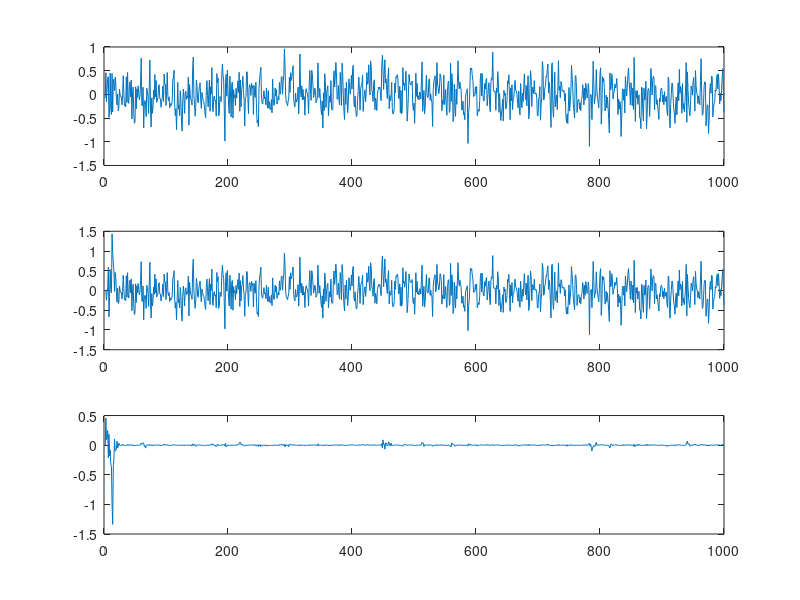

The MATLAB script that drew this image:
N = 1000;
nCoefs = 2;
x = randn(N,1);
wIdeal = [0.1,0.3];
d = filter(wIdeal,[1],x)+0.0*randn(N,1);
w = zeros(length(d),nCoefs);
e = zeros(length(d),1);
y = zeros(length(d),1);
buf = d(1:nCoefs,1);
atten = 0.995;
mu = 0.5;
f = @(e,x)(mu*e*x);
for i = nCoefs+1:length(d)
    buf = x(i-nCoefs+1:i);
    y(i) = fliplr(w(i-1,:))*buf;
    e(i) = d(i)-y(i);
    w(i,:) = atten*w(i-1,:)+fliplr(f(e(i),buf)');
end
subplot(3,1,1)
plot(1:length(d),[d]);
subplot(3,1,2)
plot(1:length(d),[y]);
subplot(3,1,3)
plot(1:length(d),[e]);
w(end,:)